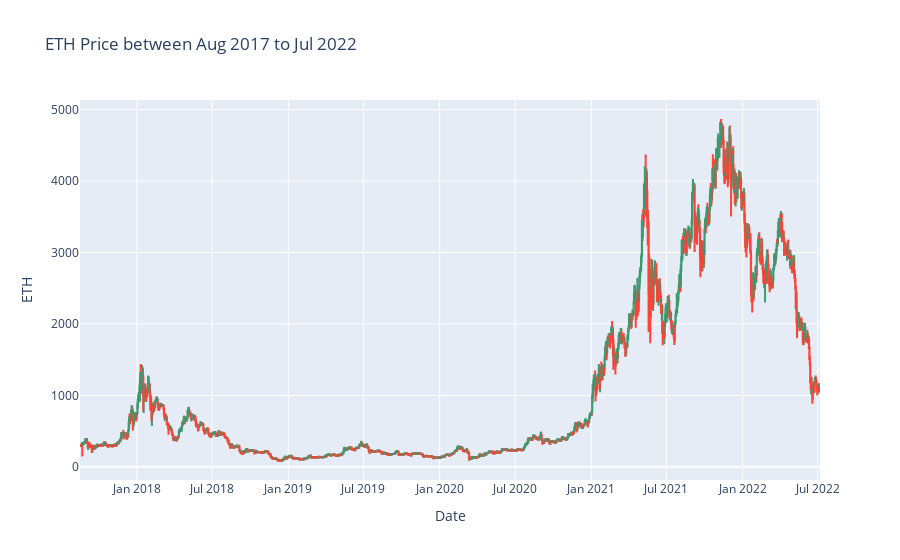

Notebook cell for this chart:
### Markdown cell above
**ETH OHLC GRAPH**

### Code cell
fig = go.Figure(data=[go.Candlestick(x=data_eth['date'],
                open=data_eth['open'], high=data_eth['high'],
                low=data_eth['low'], close=data_eth['close'])
                     ])

fig.update_layout(title='ETH Price between Aug 2017 to Jul 2022', 
               xaxis_title ='Date' ,
               yaxis_title = 'ETH',
               xaxis_rangeslider_visible=False)
fig.show()

### Figure 1 — Plotly figure (JSON) as saved in the notebook; plotly's stock layout.template omitted (floating-point values rounded to 4 significant figures; data arrays with more than 128 entries replaced by an {"elided": "..."} marker saying what was removed)
{"data": [{"close": {"elided": "1786 float values"}, "high": {"elided": "1786 float values"}, "low": {"elided": "1786 float values"}, "open": {"elided": "1786 float values"}, "type": "candlestick", "x": {"elided": "1786 str values"}}], "layout": {"title": {"text": "ETH Price between Aug 2017 to Jul 2022"}, "xaxis": {"rangeslider": {"visible": false}, "title": {"text": "Date"}}, "yaxis": {"title": {"text": "ETH"}}}}
